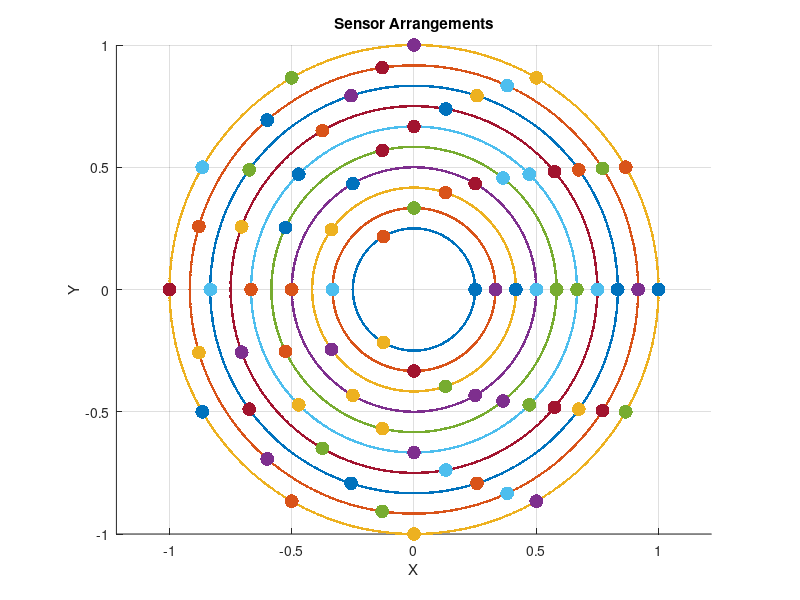

Here is the MATLAB script that generated this plot:

f5 = figure(5);
set(f5,'Position',[842 131 1079 843]);
clf;
hold on
grid on
xlabel('X')
ylabel('Y')
title('Sensor Arrangements')
axis equal

for n = 3:12
    
M = n; % total number of sensors

m = [];
for i = 0:(M-1)
    m = [m; i*(2*pi/M)];
end

rad = n/12;
th = 0:pi/500:2*pi;
xunit = rad * cos(th);
yunit = rad * sin(th);
h = plot(xunit, yunit, '.');

sz = 100;
for i = 1:size(m)
    scatter(rad*cos(m(i)),rad*sin(m(i)),sz,'rd','filled');
end

end


